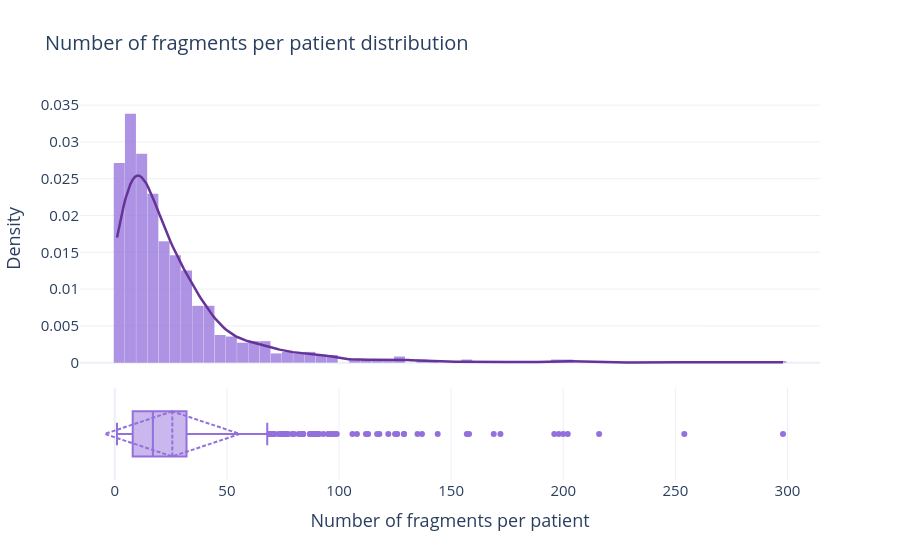

Notebook cell for this chart:
### Markdown cell above
#### Results
_To be filled after running the notebook._

### Code cell
# --- 1. Contar fragmentos por paciente ---
fragments_per_patient = df.groupby("name").size()

# --- 2. Estimar KDE (si hay suficiente variación en los valores) ---
kde = gaussian_kde(fragments_per_patient)
x_kde = np.linspace(fragments_per_patient.min(), fragments_per_patient.max(), 300)
y_kde = kde(x_kde)

# --- 3. Figura: histograma + KDE arriba, boxplot horizontal abajo ---
fig = make_subplots(
    rows=2, cols=1,
    shared_xaxes=True,
    row_heights=[0.75, 0.25],
    vertical_spacing=0.03,
)

fig.add_trace(
    go.Histogram(
        x=fragments_per_patient,
        histnorm="probability density",
        name="n/patient",
        marker_color="mediumpurple",
        opacity=0.75,
        showlegend=False,
    ),
    row=1, col=1
)

fig.add_trace(
    go.Scatter(
        x=x_kde,
        y=y_kde,
        mode="lines",
        name="KDE",
        line=dict(color="rebeccapurple", width=2.5),
        showlegend=False,
    ),
    row=1, col=1
)

fig.add_trace(
    go.Box(
        x=fragments_per_patient,
        name="Fragments/patient",
        marker_color="mediumpurple",
        line_color="mediumpurple",
        boxpoints="outliers",
        showlegend=False,
        boxmean="sd",
    ),
    row=2, col=1
)

# --- 4. Layout ---
fig.update_layout(
    template="plotly_white",
    title_text="Number of fragments per patient distribution",
    font=dict(size=15),
    title_font=dict(size=20),
    bargap=0.02,
)
fig.update_yaxes(title_text="Density", row=1, col=1)
fig.update_yaxes(showticklabels=False, row=2, col=1)
fig.update_xaxes(title_text="Number of fragments per patient", row=2, col=1)

fig.show()

### Figure 1 — Plotly figure (JSON) as saved in the notebook; plotly's stock layout.template omitted (floating-point values rounded to 4 significant figures; data arrays with more than 128 entries replaced by an {"elided": "..."} marker saying what was removed)
{"data": [{"histnorm": "probability density", "marker": {"color": "mediumpurple"}, "name": "n/patient", "opacity": 0.75, "showlegend": false, "type": "histogram", "x": {"elided": "958 int values"}, "xaxis": "x", "yaxis": "y"}, {"line": {"color": "rebeccapurple", "width": 2.5}, "mode": "lines", "name": "KDE", "showlegend": false, "type": "scatter", "x": {"elided": "300 float values"}, "xaxis": "x", "y": {"elided": "300 float values"}, "yaxis": "y"}, {"boxmean": "sd", "boxpoints": "outliers", "line": {"color": "mediumpurple"}, "marker": {"color": "mediumpurple"}, "name": "Fragments/patient", "showlegend": false, "type": "box", "x": {"elided": "958 int values"}, "xaxis": "x2", "yaxis": "y2"}], "layout": {"bargap": 0.02, "font": {"size": 15}, "title": {"font": {"size": 20}, "text": "Number of fragments per patient distribution"}, "xaxis": {"anchor": "y", "domain": [0, 1], "matches": "x2", "showticklabels": false}, "xaxis2": {"anchor": "y2", "domain": [0, 1], "title": {"text": "Number of fragments per patient"}}, "yaxis": {"anchor": "x", "domain": [0.2725, 1], "title": {"text": "Density"}}, "yaxis2": {"anchor": "x2", "domain": [0, 0.2425], "showticklabels": false}}}
